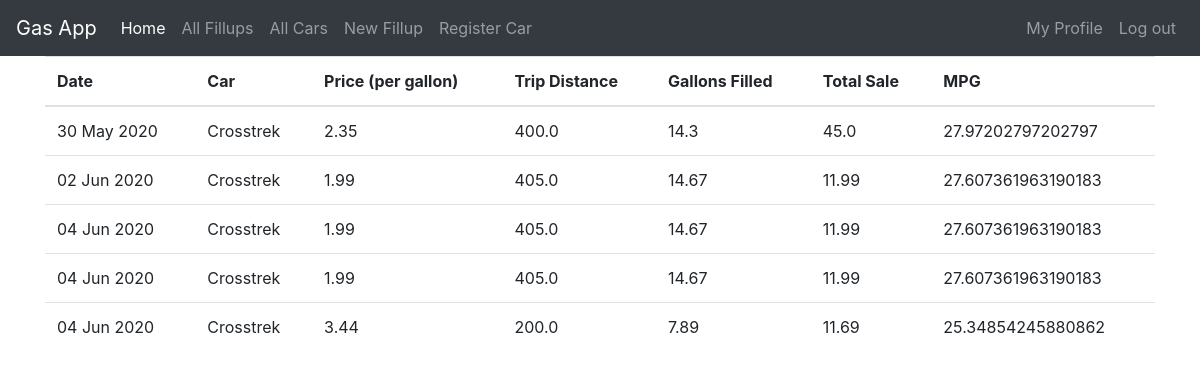
The page /fillups/ (signed in) on the database its author committed.
### fillups/models.py (models this page shows)
class Fillup(models.Model):
    date = models.DateField(default=date.today)
    price_per_gallon = models.FloatField()
    trip_distance = models.FloatField()
    gallons = models.FloatField()
    total_sale = models.FloatField()
    car = models.ForeignKey('Car',on_delete=models.CASCADE)
    @property
    def mpg(self):
        return self.trip_distance/self.gallons

class Car(models.Model):
    name = models.CharField(max_length=25)
    make = models.CharField(max_length=25)
    model = models.CharField(max_length=25)
    model_year = models.IntegerField(choices=MODEL_YEARS)
    status = models.BooleanField(choices=STATUS)
    def __str__(self):
        return self.name

### fillups/views.py (the view)
# urls.py: path('fillups/',views.FillupListView.as_view(),name='fillup_list'),
class FillupListView(ListView):
    model = Fillup

### fillups/templates/fillups/fillup_list.html
{% extends 'base.html' %}
{% block content %}
<div class="centerstage">
  <table class="table">
    <thead>
      <tr>
        <th>Date</th>
        <th>Car</th>
        <th>Price (per gallon)</th>
        <th>Trip Distance</th>
        <th>Gallons Filled</th>
        <th>Total Sale</th>
        <th>MPG</th>
      </tr>
    </thead>
    <tbody>
      {% for fillup in fillup_list %}
        <tr>
          <div class="fillup">
            <td>{{ fillup.date|date:"d M Y"}}</td>
            <td>{{ fillup.car }}</td>
            <td>{{ fillup.price_per_gallon }}</td>
            <td>{{ fillup.trip_distance }}</td>
            <td>{{ fillup.gallons }}</td>
            <td>{{ fillup.total_sale }}</td>
            <td>{{ fillup.mpg }}</td>
          </div>
        </tr>
      {% endfor %}
    </tbody>
  </table>
</div>
{% endblock %}

### rows shown on the page
Fillup: date "30 May 2020", car "Crosstrek", price_per_gallon "2.35", trip_distance "400.0", gallons "14.3", total_sale "45.0", mpg "27.97202797202797"
Fillup: date "02 Jun 2020", car "Crosstrek", price_per_gallon "1.99", trip_distance "405.0", gallons "14.67", total_sale "11.99", mpg "27.607361963190183"
Fillup: date "04 Jun 2020", car "Crosstrek", price_per_gallon "1.99", trip_distance "405.0", gallons "14.67", total_sale "11.99", mpg "27.607361963190183"
Fillup: date "04 Jun 2020", car "Crosstrek", price_per_gallon "1.99", trip_distance "405.0", gallons "14.67", total_sale "11.99", mpg "27.607361963190183"
Fillup: date "04 Jun 2020", car "Crosstrek", price_per_gallon "3.44", trip_distance "200.0", gallons "7.89", total_sale "11.69", mpg "25.34854245880862"
